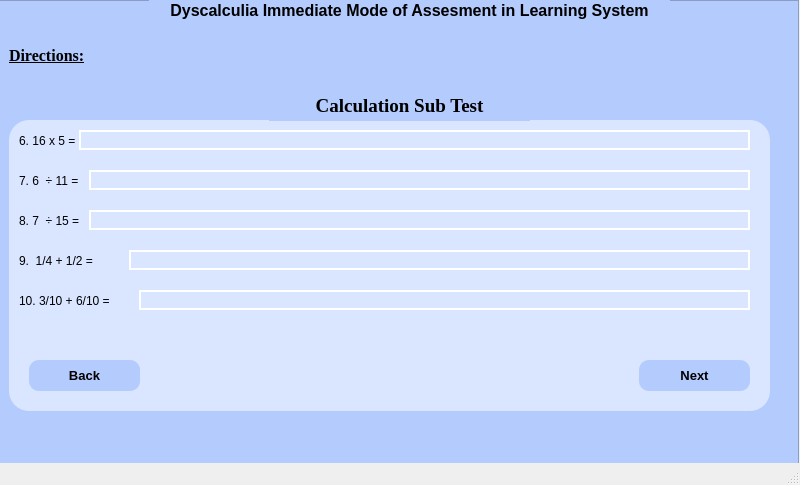
<?xml version="1.0" encoding="UTF-8"?>
<ui version="4.0">
 <class>MainWindow</class>
 <widget class="QMainWindow" name="MainWindow">
  <property name="geometry">
   <rect>
    <x>0</x>
    <y>0</y>
    <width>800</width>
    <height>485</height>
   </rect>
  </property>
  <property name="windowTitle">
   <string>MainWindow</string>
  </property>
  <widget class="QWidget" name="centralwidget">
   <widget class="QFrame" name="frame">
    <property name="geometry">
     <rect>
      <x>-1</x>
      <y>0</y>
      <width>800</width>
      <height>480</height>
     </rect>
    </property>
    <property name="styleSheet">
     <string notr="true">background-color: rgb(180, 203, 253);</string>
    </property>
    <property name="frameShape">
     <enum>QFrame::StyledPanel</enum>
    </property>
    <property name="frameShadow">
     <enum>QFrame::Raised</enum>
    </property>
    <widget class="QLabel" name="label_3">
     <property name="geometry">
      <rect>
       <x>10</x>
       <y>40</y>
       <width>91</width>
       <height>31</height>
      </rect>
     </property>
     <property name="font">
      <font>
       <family>Times New Roman</family>
       <pointsize>12</pointsize>
       <weight>75</weight>
       <bold>true</bold>
       <underline>true</underline>
      </font>
     </property>
     <property name="mouseTracking">
      <bool>false</bool>
     </property>
     <property name="text">
      <string>Directions:</string>
     </property>
    </widget>
    <widget class="QFrame" name="frame_2">
     <property name="geometry">
      <rect>
       <x>10</x>
       <y>120</y>
       <width>761</width>
       <height>291</height>
      </rect>
     </property>
     <property name="styleSheet">
      <string notr="true">background-color: rgb(218, 229, 255);
border-radius: 20px;</string>
     </property>
     <property name="frameShape">
      <enum>QFrame::StyledPanel</enum>
     </property>
     <property name="frameShadow">
      <enum>QFrame::Raised</enum>
     </property>
     <widget class="QLabel" name="label_5">
      <property name="geometry">
       <rect>
        <x>10</x>
        <y>10</y>
        <width>741</width>
        <height>21</height>
       </rect>
      </property>
      <property name="text">
       <string>6. 16 x 5 = </string>
      </property>
     </widget>
     <widget class="QLabel" name="label_6">
      <property name="geometry">
       <rect>
        <x>10</x>
        <y>50</y>
        <width>741</width>
        <height>21</height>
       </rect>
      </property>
      <property name="text">
       <string>7. 6  ÷ 11 =</string>
      </property>
     </widget>
     <widget class="QLabel" name="label_7">
      <property name="geometry">
       <rect>
        <x>10</x>
        <y>90</y>
        <width>741</width>
        <height>21</height>
       </rect>
      </property>
      <property name="text">
       <string>8. 7  ÷ 15 =</string>
      </property>
     </widget>
     <widget class="QLabel" name="label_8">
      <property name="geometry">
       <rect>
        <x>10</x>
        <y>130</y>
        <width>741</width>
        <height>21</height>
       </rect>
      </property>
      <property name="text">
       <string>9.  1/4 + 1/2 =</string>
      </property>
     </widget>
     <widget class="QLabel" name="label_9">
      <property name="geometry">
       <rect>
        <x>10</x>
        <y>170</y>
        <width>741</width>
        <height>21</height>
       </rect>
      </property>
      <property name="text">
       <string>10. 3/10 + 6/10 =</string>
      </property>
     </widget>
     <widget class="QPushButton" name="pushButton">
      <property name="geometry">
       <rect>
        <x>20</x>
        <y>240</y>
        <width>111</width>
        <height>31</height>
       </rect>
      </property>
      <property name="font">
       <font>
        <pointsize>10</pointsize>
        <weight>75</weight>
        <bold>true</bold>
       </font>
      </property>
      <property name="cursor">
       <cursorShape>PointingHandCursor</cursorShape>
      </property>
      <property name="styleSheet">
       <string notr="true">background-color: rgb(180, 203, 253);
border-radius: 10px;</string>
      </property>
      <property name="text">
       <string>Back</string>
      </property>
     </widget>
     <widget class="QPushButton" name="pushButton_2">
      <property name="geometry">
       <rect>
        <x>630</x>
        <y>240</y>
        <width>111</width>
        <height>31</height>
       </rect>
      </property>
      <property name="font">
       <font>
        <pointsize>10</pointsize>
        <weight>75</weight>
        <bold>true</bold>
        <kerning>true</kerning>
       </font>
      </property>
      <property name="cursor">
       <cursorShape>PointingHandCursor</cursorShape>
      </property>
      <property name="acceptDrops">
       <bool>false</bool>
      </property>
      <property name="styleSheet">
       <string notr="true">background-color: rgb(180, 203, 253);
border-radius: 10px;</string>
      </property>
      <property name="text">
       <string>Next</string>
      </property>
      <property name="autoDefault">
       <bool>false</bool>
      </property>
     </widget>
     <widget class="QLineEdit" name="lineEdit">
      <property name="geometry">
       <rect>
        <x>70</x>
        <y>10</y>
        <width>671</width>
        <height>20</height>
       </rect>
      </property>
      <property name="styleSheet">
       <string notr="true">QLineEdit {
	border: 2px solid #FFFFFF;
}

QLineEdit:focus{
	border: 2px solid #000000
}</string>
      </property>
     </widget>
     <widget class="QLineEdit" name="lineEdit_2">
      <property name="geometry">
       <rect>
        <x>80</x>
        <y>50</y>
        <width>661</width>
        <height>20</height>
       </rect>
      </property>
      <property name="styleSheet">
       <string notr="true">QLineEdit {
	border: 2px solid #FFFFFF;
}

QLineEdit:focus{
	border: 2px solid #000000
}</string>
      </property>
     </widget>
     <widget class="QLineEdit" name="lineEdit_3">
      <property name="geometry">
       <rect>
        <x>80</x>
        <y>90</y>
        <width>661</width>
        <height>20</height>
       </rect>
      </property>
      <property name="styleSheet">
       <string notr="true">QLineEdit {
	border: 2px solid #FFFFFF;
}

QLineEdit:focus{
	border: 2px solid #000000
}</string>
      </property>
     </widget>
     <widget class="QLineEdit" name="lineEdit_4">
      <property name="geometry">
       <rect>
        <x>120</x>
        <y>130</y>
        <width>621</width>
        <height>20</height>
       </rect>
      </property>
      <property name="styleSheet">
       <string notr="true">QLineEdit {
	border: 2px solid #FFFFFF;
}

QLineEdit:focus{
	border: 2px solid #000000
}</string>
      </property>
     </widget>
     <widget class="QLineEdit" name="lineEdit_5">
      <property name="geometry">
       <rect>
        <x>130</x>
        <y>170</y>
        <width>611</width>
        <height>20</height>
       </rect>
      </property>
      <property name="styleSheet">
       <string notr="true">QLineEdit {
	border: 2px solid #FFFFFF;
}

QLineEdit:focus{
	border: 2px solid #000000
}</string>
      </property>
     </widget>
    </widget>
    <widget class="QLabel" name="label">
     <property name="geometry">
      <rect>
       <x>150</x>
       <y>0</y>
       <width>521</width>
       <height>20</height>
      </rect>
     </property>
     <property name="font">
      <font>
       <pointsize>12</pointsize>
       <weight>75</weight>
       <bold>true</bold>
       <underline>false</underline>
      </font>
     </property>
     <property name="text">
      <string>Dyscalculia Immediate Mode of Assesment in Learning System</string>
     </property>
     <property name="alignment">
      <set>Qt::AlignCenter</set>
     </property>
     <property name="wordWrap">
      <bool>false</bool>
     </property>
    </widget>
    <widget class="QLabel" name="label_4">
     <property name="geometry">
      <rect>
       <x>270</x>
       <y>90</y>
       <width>261</width>
       <height>31</height>
      </rect>
     </property>
     <property name="font">
      <font>
       <family>Times New Roman</family>
       <pointsize>14</pointsize>
       <weight>75</weight>
       <bold>true</bold>
       <underline>false</underline>
      </font>
     </property>
     <property name="mouseTracking">
      <bool>false</bool>
     </property>
     <property name="text">
      <string>Calculation Sub Test</string>
     </property>
     <property name="alignment">
      <set>Qt::AlignCenter</set>
     </property>
    </widget>
   </widget>
  </widget>
  <widget class="QMenuBar" name="menubar">
   <property name="geometry">
    <rect>
     <x>0</x>
     <y>0</y>
     <width>800</width>
     <height>21</height>
    </rect>
   </property>
  </widget>
  <widget class="QStatusBar" name="statusbar"/>
 </widget>
 <resources/>
 <connections/>
</ui>
